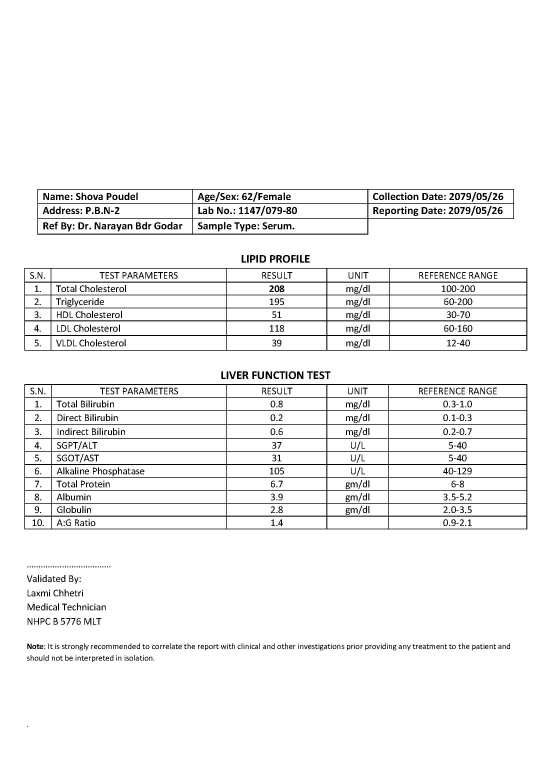
#> input picture data/raw/'Page_3.jpg, 1654 x 2339 px (shown at 1/3 size); its folder holds only this picture in this run
$ python preprocessing.py
#> lines starting #> are read from the running program, lines starting #| are printed output that depends on the picture
import os
import cv2
import numpy as np
from sklearn.model_selection import train_test_split

# Directories
processed_data_dir = '../data/processed/'

def preprocess_image(image):
#> called with image = "../data/raw/'Page_3.jpg"
    if isinstance(image, str):  # If a path is provided, load the image
        if not os.path.exists(image):
            raise ValueError(f"File not found: {image}")
        image = cv2.imread(image, cv2.IMREAD_GRAYSCALE)
#> image is the input picture: shape (2339, 1654); min 0, max 255, mean 243.4
        if image is None:
            raise ValueError(f"Failed to load image: {image}")
    else:
        image = cv2.cvtColor(image, cv2.COLOR_BGR2GRAY)

    img = cv2.resize(image, (128, 32))  # Resize to match model input
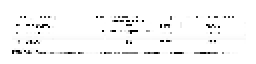
#> img: shape (32, 128) (shown 2 times larger); min 0, max 255, mean 246.1
    img = img / 255.0  # Normalize
    img = img.reshape(1, 32, 128, 1)  # Reshape to (1, 32, 128, 1) for single image
    return img

def process_and_save_images(raw_data_dir):
    if not os.path.exists(processed_data_dir):
        os.makedirs(processed_data_dir)
    for filename in os.listdir(raw_data_dir):
        if filename.endswith('.jpg') or filename.endswith('.png'):
            image_path = os.path.join(raw_data_dir, filename)
            print(f"Processing file: {filename}")  # Debugging statement
            try:
                img = preprocess_image(image_path)
                np.save(os.path.join(processed_data_dir, os.path.splitext(filename)[0] + '.npy'), img)
                print(f'Processed and saved: {filename}')
            except ValueError as e:
                print(e)

def load_and_preprocess_data():
    X = []
    y = []

    for filename in os.listdir(processed_data_dir):
        if filename.endswith('.npy'):
            img = np.load(os.path.join(processed_data_dir, filename))
            X.append(img)
            label = get_label(filename)  # Fetch or generate label here
            y.append(label)

    X = np.array(X)
    y = np.array(y)

    print(f'X shape: {X.shape}')
    print(f'y shape: {y.shape}')
    print(f'Sample X: {X[0]}')
    print(f'Sample y: {y[0]}')

    X = X.reshape((X.shape[0], 32, 128, 1))

    # Split into training and validation sets
    X_train, X_val, y_train, y_val = train_test_split(X, y, test_size=0.2, random_state=42)

    return X_train, y_train, X_val, y_val

def get_label(filename):
    label = np.zeros(36)  # Assuming 36 classes
    label[ord(filename[0]) % 36] = 1  # Simple example: one-hot encoding based on filename
    return label

if __name__ == "__main__":
    raw_data_dir = '../data/raw/'
    print(f"Current working directory: {os.getcwd()}")
    process_and_save_images(raw_data_dir)

$ run again, on data/raw/labReport_Page_006.jpg
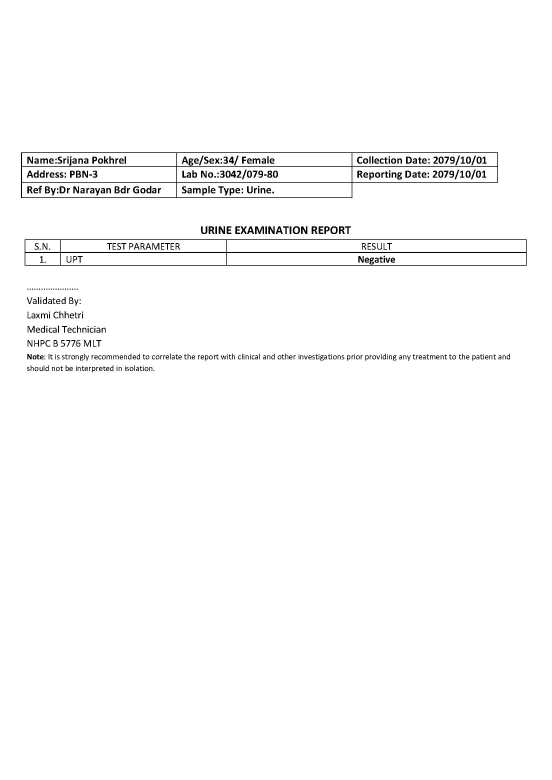
#> input picture data/raw/labReport_Page_006.jpg, 1654 x 2339 px (shown at 1/3 size)
#> in preprocess_image, image is the input picture: shape (2339, 1654); min 0, max 255, mean 250.5
#> in preprocess_image, `img = cv2.resize(image, (128, 32))`:
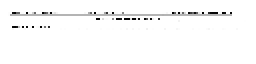
#> img: shape (32, 128) (shown 2 times larger); min 0, max 255, mean 249.6

$ run again, on data/raw/labReport_Page_012.jpg
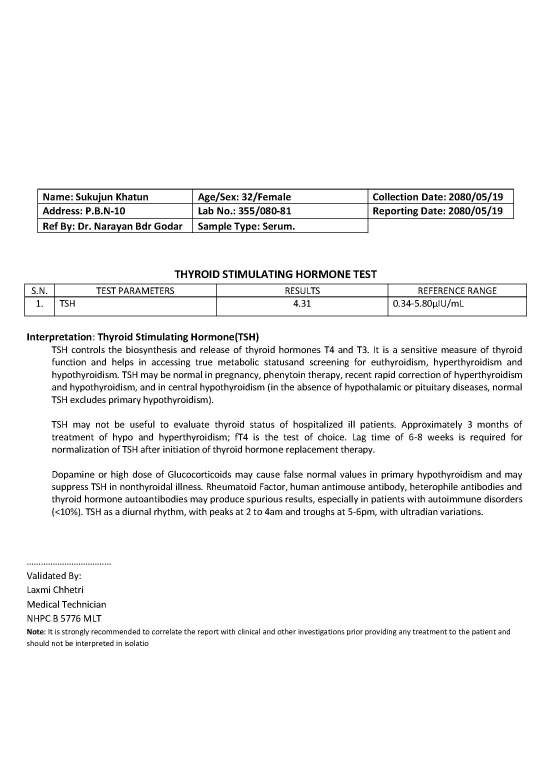
#> input picture data/raw/labReport_Page_012.jpg, 1654 x 2339 px (shown at 1/3 size)
#> in preprocess_image, image is the input picture: shape (2339, 1654); min 0, max 255, mean 243.8
#> in preprocess_image, `img = cv2.resize(image, (128, 32))`:
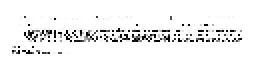
#> img: shape (32, 128) (shown 2 times larger); min 0, max 255, mean 239.9

$ run again, on data/raw/labReport_Page_017.jpg
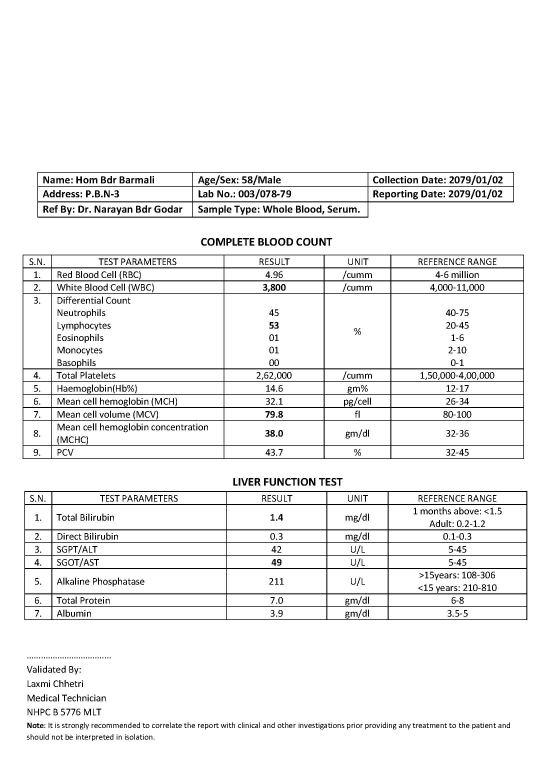
#> input picture data/raw/labReport_Page_017.jpg, 1654 x 2339 px (shown at 1/3 size)
#> in preprocess_image, image is the input picture: shape (2339, 1654); min 0, max 255, mean 240.9
#> in preprocess_image, `img = cv2.resize(image, (128, 32))`:
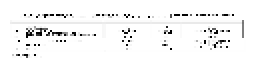
#> img: shape (32, 128) (shown 2 times larger); min 0, max 255, mean 244.3
